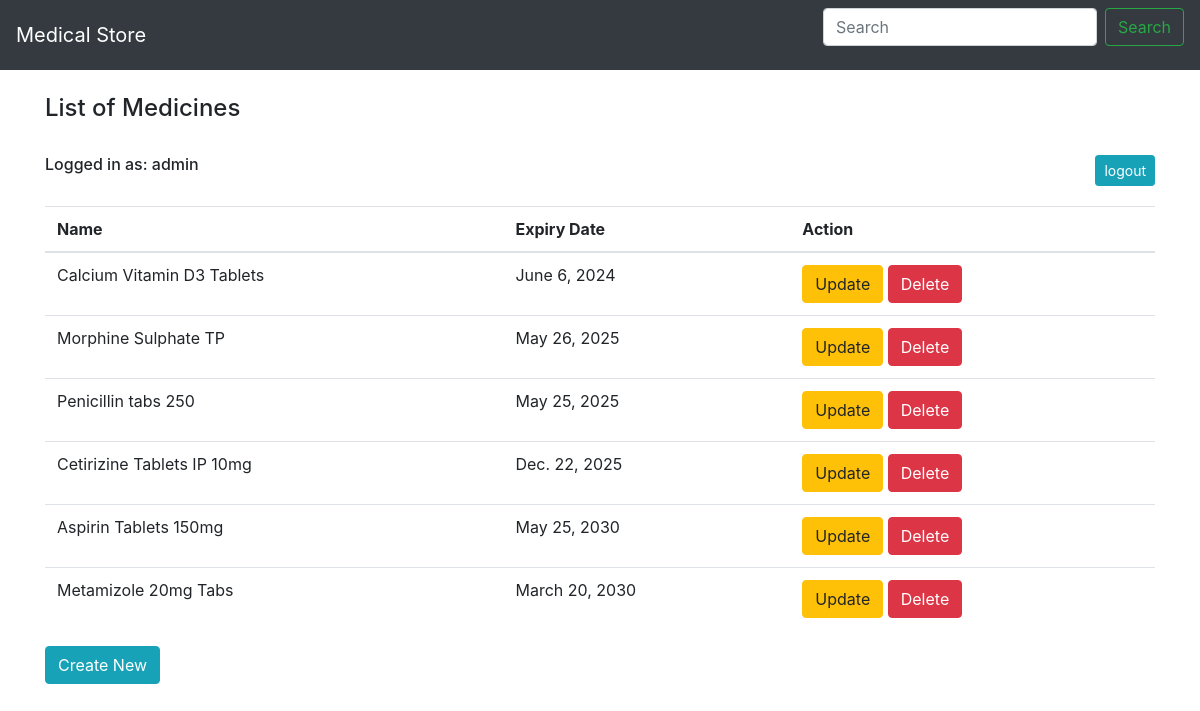
The app's page / (signed in) with its own data.
### crud_website/models.py (models this page shows, shortened)
class Medicine(models.Model):
   name = models.CharField(db_column='name', max_length=100, blank=False,null=True)
   expiry_date=models.DateField(null=True)

### crud_website/views.py (the view)
# urls.py: path('', views.List, name='list'),
@login_required
def List(request):
    if 'q' in request.GET:
        q=request.GET['q']
        meds=Medicine.objects.filter(name__icontains=q)
    else:
      meds= Medicine.objects.all()
    return render(request,"list.html",{'meds':meds})

### crud_website/templates/list.html
{% extends "base.html" %}
{% block content %}
<div class="container">
    <br><h4>List of Medicines</h4><br>
    <a type="button" class="btn btn-info btn-sm float-right " href="{% url 'logout' %}">logout</a>
     <div class=""><h6>Logged in as: {{user.username}}</h6></div>
    <table class="table table-hover">
        <br> <thead>
            <tr>
                <th scope="col">Name</th>
                <th scope="col">Expiry Date</th>
                <th scope="col">Action</th>
            </tr>
        </thead>
        <tbody>
            {% for med in meds %}
            <tr>
                <td>{{ med.name }}</td>
                <td>{{med.expiry_date}}</td>
                <td>
                    <a type="button" class="btn btn-warning" href="/update/{{ med.id }}">Update</a>
                    <a type="button" class="btn btn-danger" href="/delete/{{ med.id }}">Delete</a>
                </td>
            </tr>
            {% endfor %}
        </tbody>
    </table>
    <a type="button" class="btn btn-info" href="{% url 'create' %}">Create New</a>
</div>
{% endblock %}

### records on screen
Medicine: name "Calcium Vitamin D3 Tablets", expiry_date "June 6, 2024"
Medicine: name "Morphine Sulphate TP", expiry_date "May 26, 2025"
Medicine: name "Penicillin tabs 250", expiry_date "May 25, 2025"
Medicine: name "Cetirizine Tablets IP 10mg", expiry_date "Dec. 22, 2025"
Medicine: name "Aspirin Tablets 150mg", expiry_date "May 25, 2030"
Medicine: name "Metamizole 20mg Tabs", expiry_date "March 20, 2030"

### other values on screen
{{ user.username }} "admin"
